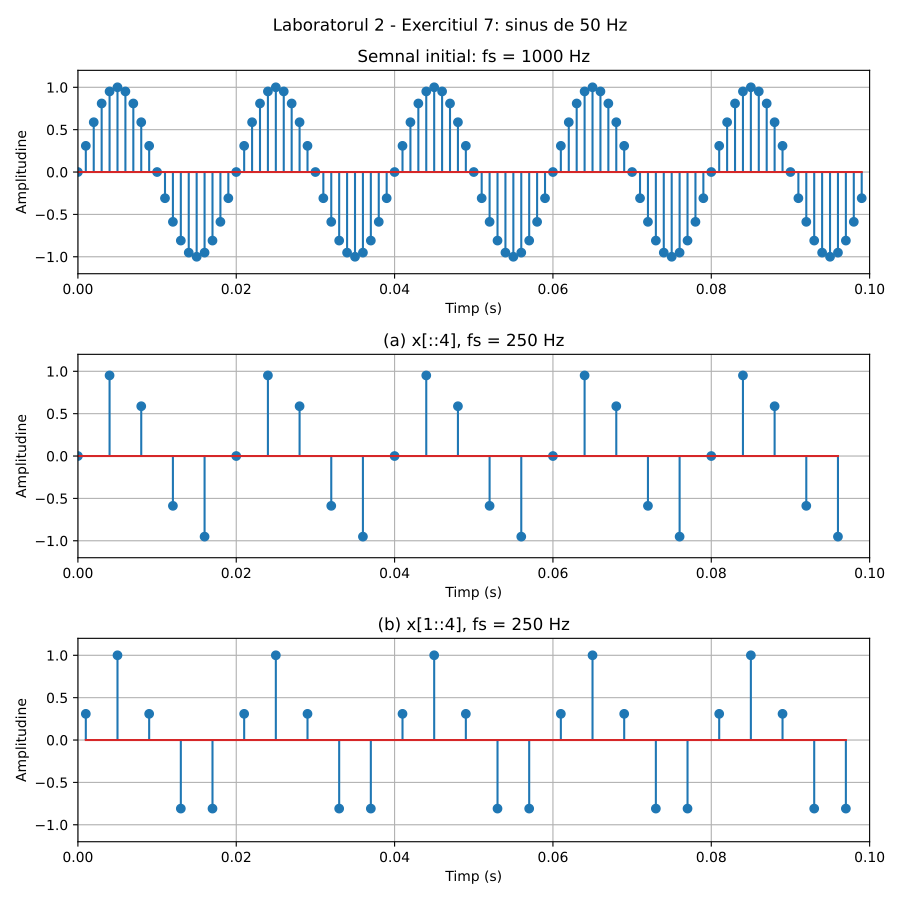

Recreate this plot in Python.
import numpy as np
import matplotlib.pyplot as plt

fs = 1000
f = 50
t = np.arange(0, 0.1, 1 / fs)
x = np.sin(2 * np.pi * f * t)

fs_nou = fs / 4

t_a = t[::4]
x_a = x[::4]

t_b = t[1::4]
x_b = x[1::4]

fig, axs = plt.subplots(3, figsize=(9, 9))
fig.suptitle("Laboratorul 2 - Exercitiul 7: sinus de 50 Hz")

axs[0].stem(t, x)
axs[0].set_title("Semnal initial: fs = 1000 Hz")

axs[1].stem(t_a, x_a)
axs[1].set_title(f"(a) x[::4], fs = {fs_nou:g} Hz")

axs[2].stem(t_b, x_b)
axs[2].set_title(f"(b) x[1::4], fs = {fs_nou:g} Hz")

for ax in axs:
    ax.set_xlabel("Timp (s)")
    ax.set_ylabel("Amplitudine")
    ax.set_xlim(0, 0.1)
    ax.set_ylim(-1.2, 1.2)
    ax.grid(True)

fig.tight_layout()
fig.savefig("ex7.pdf")
plt.show()
